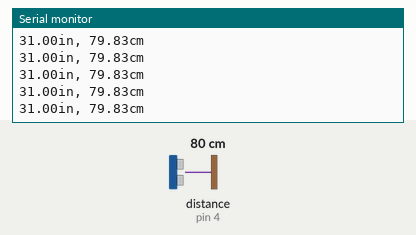
The sketch below on a simulated Arduino Uno, built with avr-gcc and run on an emulated ATmega328P. Parts: the last lines printed to the serial monitor. Wiring (inferred from the names in the program): ultrasonic range finder: trigger pin 5; echo pin 4. The test bench sets the inputs (shaded band); at power-on: distance to the obstacle (sensor on pin 4) 80 cm. The echo pulse lasts 58.3 µs per cm.

Above: at 1.2 s.
1.3 s: distance to the obstacle (sensor on pin 4) set to 2 cm
At 1.72 s:
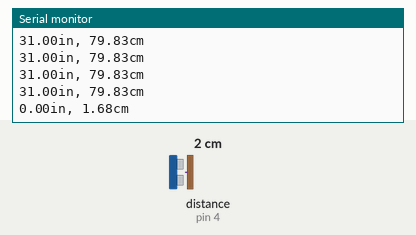
2.8 s: distance to the obstacle (sensor on pin 4) set to 4 cm
At 2.98 s:
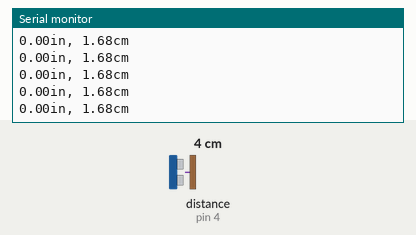
Timing chart, 0 to 5.8 s (numbered marks = the images above; inputs shaded):
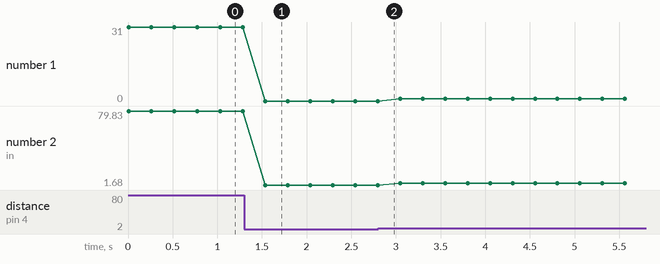

The sketch:

UltrasonicSensor.ino
```cpp
const int TRIG_PIN = 5;
const int ECHO_PIN = 4;
long duration;
float cms, inches;

void setup() {
  // put your setup code here, to run once:
Serial.begin (115200);
pinMode(TRIG_PIN, OUTPUT);
pinMode(ECHO_PIN,INPUT);
}

void loop() {
  // put your main code here, to run repeatedly:
digitalWrite(TRIG_PIN,LOW);
delayMicroseconds(5);
digitalWrite(TRIG_PIN,HIGH);
delayMicroseconds(10);
digitalWrite(TRIG_PIN,LOW);

duration = pulseIn(ECHO_PIN,HIGH);

cms = (duration/2) / 29.1;
inches = (duration/2) / 74;

Serial.print(inches);
Serial.print("in, ");
Serial.print(cms);
Serial.print("cm");
Serial.println();

delay(250);
}
```

Measured:
- after the input at 1.3 s, the serial monitor: prints a new line after 0.24 s (image 1)
- plotted number 1: 31 → 0 after the input at 1.3 s, 0 → 1 after the input at 2.8 s
- plotted number 2: 79.83 → 1.68 after the input at 1.3 s, 1.68 → 3.71 after the input at 2.8 s
